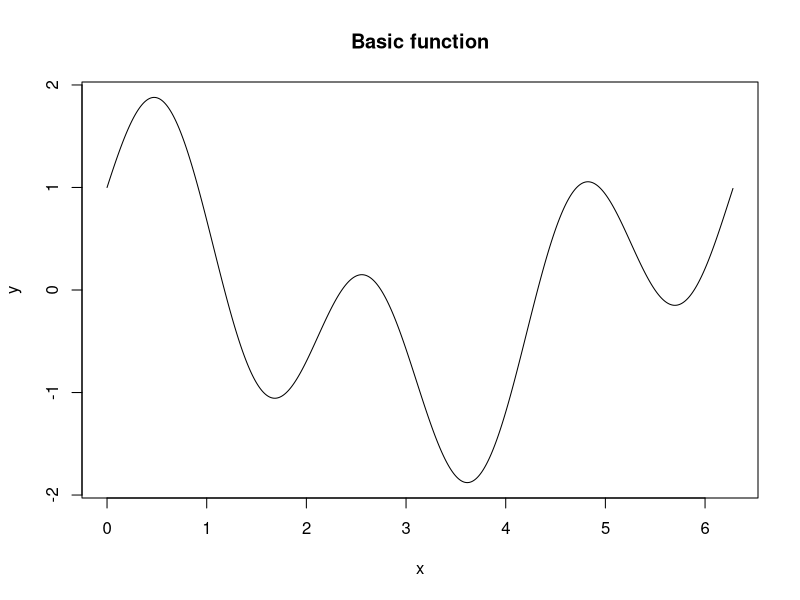
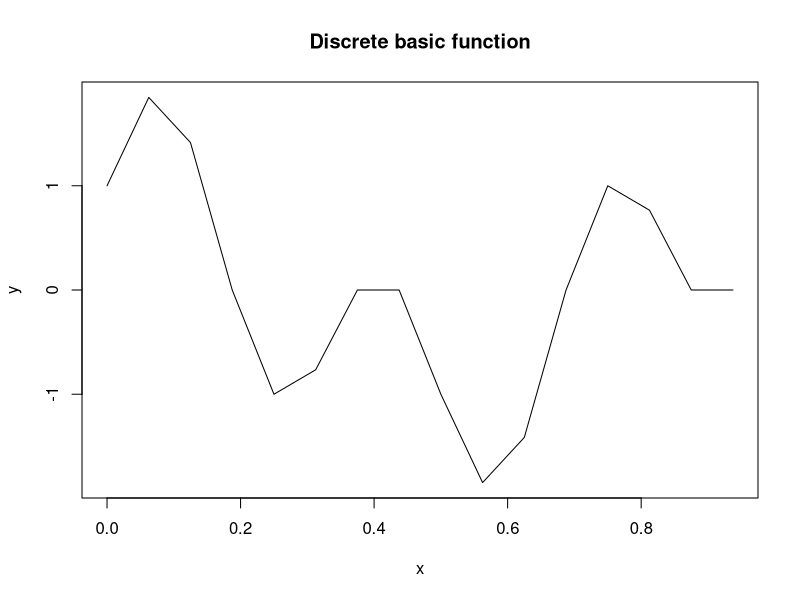
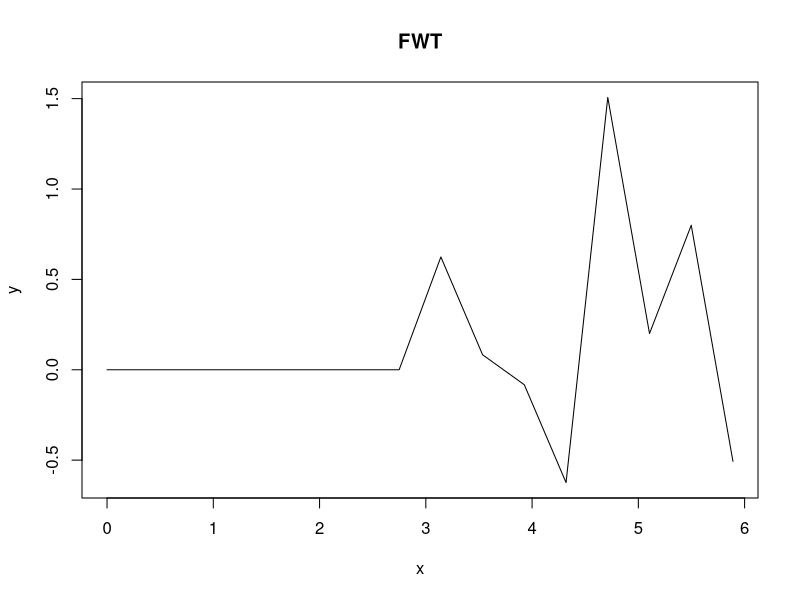

Generate these figures, in order, with R:
# Made by IvAlex

y <- function(x) {
  sin(3 * x) + cos(x)
}

custom_plot <- function(x, y, head_title) {
  plot(x, y, type = "l", xlab = "x", ylab = "y", main = head_title)
}

# Dots num
N <- 16

#Period
T <- 2 * pi

#Interval
a <- 0
b <- a + T

# 
custom_seq_interval = function(from, before, num_intervals){
  res <- seq(from, before, length.out = (num_intervals + 1))
  res[-length(res)]
}

# basic function
basic_xdots <- seq(a, b, by = 0.01)
basic_ydots <- y(basic_xdots)
custom_plot(basic_xdots, basic_ydots, "Basic function")

#discrete basic function
normilized_xdots <- custom_seq_interval(0, 1, N)
basic_xdots <- custom_seq_interval(a, b, N)
basic_ydots <- y(basic_xdots)
custom_plot(normilized_xdots, basic_ydots, "Discrete basic function")

#custom sign
custom_sign <- function(num) {
  return (if (sign(num) > 0) 1 else (-1))
}

#Rademacher function
r <- function(k, t) {
  if (t < 0 || t >= 1)
  {
    stop("t must be in interval [0; 1)")
  }
  custom_sign(sin((2 ^ k) * pi * t))
}

number2binary = function(number, noBits) {
  binary_vector = rev(as.numeric(intToBits(number)))
  binary_vector[-(1:(length(binary_vector) - noBits))]
}

#Walsh function
wal <- function(n, t, r_num) {
  n_bin <- c(0, number2binary(n, r_num))
  res <- 1
  
  for(k in seq(1, r_num, by = 1)) {
    # because array indexes from 1
    if (xor(n_bin[r_num - k + 2], n_bin[r_num - k + 1])) {
      res <- res * r(k, t)
    }
  }
  
  res
}

#Test (temp)
wal(6, 0.9, 3)

FWT <- function(dots, size) {
  if (size >= 2) {
    indexes <- seq(1, size / 2, by = 1)
    
    seq1 <- c()
    seq2 <- c()
    
    for(i in indexes) {
      seq1 <- c(seq1, (dots[i + size / 2] + dots[i]))
      seq2 <- c(seq2, (dots[i] - dots[i + size / 2]))
    }
    res <- c(FWT(seq1, size / 2), FWT(seq2, size / 2))
    res
  } else {
    dots
  }
}

divideBy8 <- function(dots, size) {
  fwt_y <- c()
  for (i in seq(1, N, by = 1)) {
    fwt_y <- c(fwt_y, (dots[i] / 8))
  }
  fwt_y
} 

res <- FWT(basic_ydots, N)
custom_plot(basic_xdots, divideBy8(res, N), "FWT")

